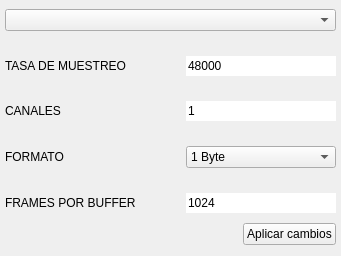
<?xml version="1.0" encoding="UTF-8"?>
<ui version="4.0">
 <class>SoundConfig</class>
 <widget class="QWidget" name="SoundConfig">
  <property name="geometry">
   <rect>
    <x>0</x>
    <y>0</y>
    <width>317</width>
    <height>256</height>
   </rect>
  </property>
  <property name="windowTitle">
   <string>Form</string>
  </property>
  <layout class="QVBoxLayout" name="verticalLayout">
   <property name="leftMargin">
    <number>5</number>
   </property>
   <property name="topMargin">
    <number>5</number>
   </property>
   <property name="rightMargin">
    <number>5</number>
   </property>
   <property name="bottomMargin">
    <number>5</number>
   </property>
   <item>
    <layout class="QGridLayout" name="gridLayout">
     <property name="horizontalSpacing">
      <number>50</number>
     </property>
     <property name="verticalSpacing">
      <number>25</number>
     </property>
     <item row="3" column="1">
      <widget class="QComboBox" name="format">
       <property name="sizePolicy">
        <sizepolicy hsizetype="Fixed" vsizetype="Fixed">
         <horstretch>0</horstretch>
         <verstretch>0</verstretch>
        </sizepolicy>
       </property>
       <property name="minimumSize">
        <size>
         <width>150</width>
         <height>0</height>
        </size>
       </property>
       <property name="frame">
        <bool>true</bool>
       </property>
       <item>
        <property name="text">
         <string>1 Byte</string>
        </property>
       </item>
       <item>
        <property name="text">
         <string>2 Bytes</string>
        </property>
       </item>
       <item>
        <property name="text">
         <string>3 Bytes</string>
        </property>
       </item>
       <item>
        <property name="text">
         <string>4 Bytes</string>
        </property>
       </item>
      </widget>
     </item>
     <item row="1" column="0">
      <widget class="QLabel" name="label_4">
       <property name="sizePolicy">
        <sizepolicy hsizetype="Fixed" vsizetype="Preferred">
         <horstretch>0</horstretch>
         <verstretch>0</verstretch>
        </sizepolicy>
       </property>
       <property name="text">
        <string>TASA DE MUESTREO</string>
       </property>
      </widget>
     </item>
     <item row="2" column="0">
      <widget class="QLabel" name="label_3">
       <property name="sizePolicy">
        <sizepolicy hsizetype="Fixed" vsizetype="Preferred">
         <horstretch>0</horstretch>
         <verstretch>0</verstretch>
        </sizepolicy>
       </property>
       <property name="text">
        <string>CANALES</string>
       </property>
      </widget>
     </item>
     <item row="4" column="0">
      <widget class="QLabel" name="label">
       <property name="sizePolicy">
        <sizepolicy hsizetype="Fixed" vsizetype="Preferred">
         <horstretch>0</horstretch>
         <verstretch>0</verstretch>
        </sizepolicy>
       </property>
       <property name="text">
        <string>FRAMES POR BUFFER</string>
       </property>
      </widget>
     </item>
     <item row="0" column="0" colspan="2">
      <widget class="QComboBox" name="devices"/>
     </item>
     <item row="3" column="0">
      <widget class="QLabel" name="label_2">
       <property name="sizePolicy">
        <sizepolicy hsizetype="Fixed" vsizetype="Preferred">
         <horstretch>0</horstretch>
         <verstretch>0</verstretch>
        </sizepolicy>
       </property>
       <property name="text">
        <string>FORMATO</string>
       </property>
      </widget>
     </item>
     <item row="1" column="1">
      <widget class="QLineEdit" name="sample_rate">
       <property name="sizePolicy">
        <sizepolicy hsizetype="Fixed" vsizetype="Fixed">
         <horstretch>0</horstretch>
         <verstretch>0</verstretch>
        </sizepolicy>
       </property>
       <property name="minimumSize">
        <size>
         <width>150</width>
         <height>0</height>
        </size>
       </property>
       <property name="text">
        <string>48000</string>
       </property>
       <property name="frame">
        <bool>false</bool>
       </property>
      </widget>
     </item>
     <item row="2" column="1">
      <widget class="QLineEdit" name="channels">
       <property name="sizePolicy">
        <sizepolicy hsizetype="Fixed" vsizetype="Fixed">
         <horstretch>0</horstretch>
         <verstretch>0</verstretch>
        </sizepolicy>
       </property>
       <property name="minimumSize">
        <size>
         <width>150</width>
         <height>0</height>
        </size>
       </property>
       <property name="text">
        <string>1</string>
       </property>
       <property name="frame">
        <bool>false</bool>
       </property>
      </widget>
     </item>
     <item row="4" column="1">
      <widget class="QLineEdit" name="frames_per_buffer">
       <property name="sizePolicy">
        <sizepolicy hsizetype="Fixed" vsizetype="Fixed">
         <horstretch>0</horstretch>
         <verstretch>0</verstretch>
        </sizepolicy>
       </property>
       <property name="minimumSize">
        <size>
         <width>150</width>
         <height>0</height>
        </size>
       </property>
       <property name="text">
        <string>1024</string>
       </property>
       <property name="frame">
        <bool>false</bool>
       </property>
      </widget>
     </item>
    </layout>
   </item>
   <item alignment="Qt::AlignRight">
    <widget class="QPushButton" name="apply">
     <property name="sizePolicy">
      <sizepolicy hsizetype="Fixed" vsizetype="Fixed">
       <horstretch>0</horstretch>
       <verstretch>0</verstretch>
      </sizepolicy>
     </property>
     <property name="text">
      <string>Aplicar cambios</string>
     </property>
    </widget>
   </item>
  </layout>
 </widget>
 <resources/>
 <connections/>
</ui>
